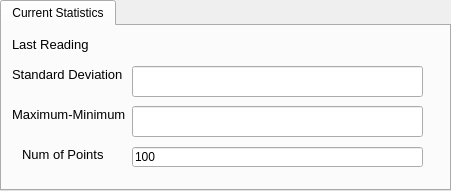
               <widget class="QTabWidget" name="tabWidget">
                <property name="geometry">
                 <rect>
                  <x>10</x>
                  <y>500</y>
                  <width>451</width>
                  <height>191</height>
                 </rect>
                </property>
                <property name="currentIndex">
                 <number>0</number>
                </property>
                <widget class="QWidget" name="tab_3">
                 <attribute name="title">
                  <string>Current Statistics</string>
                 </attribute>
                 <widget class="QLabel" name="displayLastReadingLI">
                  <property name="geometry">
                   <rect>
                    <x>10</x>
                    <y>10</y>
                    <width>121</width>
                    <height>16</height>
                   </rect>
                  </property>
                  <property name="font">
                   <font>
                    <pointsize>10</pointsize>
                   </font>
                  </property>
                  <property name="text">
                   <string>Last Reading</string>
                  </property>
                 </widget>
                 <widget class="QLineEdit" name="lineEditSTDEVLI">
                  <property name="geometry">
                   <rect>
                    <x>130</x>
                    <y>40</y>
                    <width>291</width>
                    <height>31</height>
                   </rect>
                  </property>
                 </widget>
                 <widget class="QLineEdit" name="lineEditMaxMinLI">
                  <property name="geometry">
                   <rect>
                    <x>130</x>
                    <y>80</y>
                    <width>291</width>
                    <height>31</height>
                   </rect>
                  </property>
                 </widget>
                 <widget class="QLabel" name="label_38">
                  <property name="geometry">
                   <rect>
                    <x>20</x>
                    <y>120</y>
                    <width>91</width>
                    <height>16</height>
                   </rect>
                  </property>
                  <property name="font">
                   <font>
                    <pointsize>10</pointsize>
                   </font>
                  </property>
                  <property name="text">
                   <string>Num of Points</string>
                  </property>
                 </widget>
                 <widget class="QLineEdit" name="lineEditNumPointsLI">
                  <property name="geometry">
                   <rect>
                    <x>130</x>
                    <y>121</y>
                    <width>291</width>
                    <height>20</height>
                   </rect>
                  </property>
                  <property name="text">
                   <string>100</string>
                  </property>
                 </widget>
                 <widget class="QLabel" name="labelMaxMinLI">
                  <property name="geometry">
                   <rect>
                    <x>10</x>
                    <y>80</y>
                    <width>121</width>
                    <height>16</height>
                   </rect>
                  </property>
                  <property name="font">
                   <font>
                    <pointsize>10</pointsize>
                   </font>
                  </property>
                  <property name="text">
                   <string>Maximum-Minimum</string>
                  </property>
                 </widget>
                 <widget class="QLabel" name="labelSTDEVLI">
                  <property name="geometry">
                   <rect>
                    <x>10</x>
                    <y>40</y>
                    <width>171</width>
                    <height>16</height>
                   </rect>
                  </property>
                  <property name="font">
                   <font>
                    <pointsize>10</pointsize>
                   </font>
                  </property>
                  <property name="text">
                   <string>Standard Deviation</string>
                  </property>
                 </widget>
                 <widget class="QLabel" name="labelLastReadingLI">
                  <property name="geometry">
                   <rect>
                    <x>100</x>
                    <y>10</y>
                    <width>231</width>
                    <height>16</height>
                   </rect>
                  </property>
                  <property name="font">
                   <font>
                    <pointsize>10</pointsize>
                   </font>
                  </property>
                  <property name="text">
                   <string/>
                  </property>
                 </widget>
                </widget>
               </widget>
